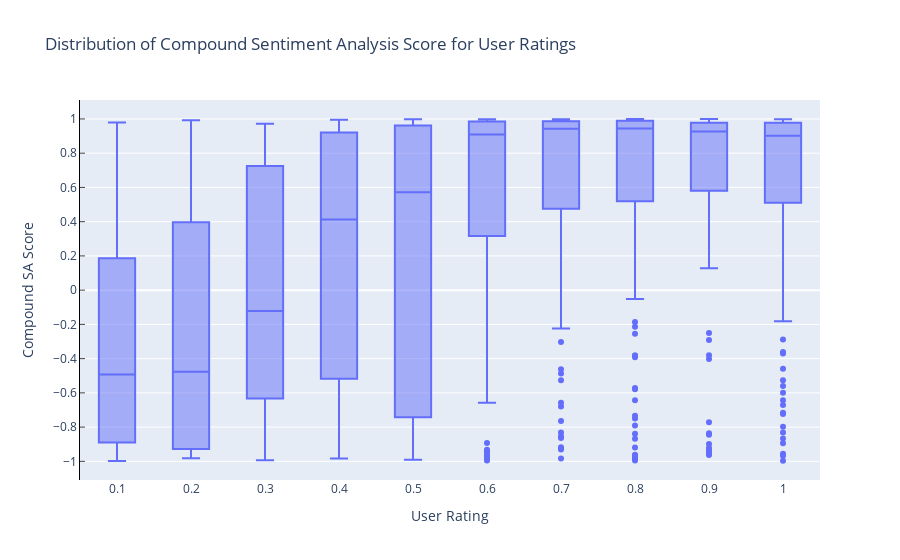

Here is the notebook cell this chart was saved with:
### Code cell
fig3 = px.box(Score_sample,x='Evaluated_User_Rating',y='Compound_Score',
              title='Distribution of Compound Sentiment Analysis Score for User Ratings')
fig3.update_xaxes(showticklabels=True,nticks=11,title_text='User Rating')
fig3.update_yaxes(showticklabels=True,nticks=12,ticks='inside',
                  showline=True, linecolor='black',
                  showgrid=True,title_text= 'Compound SA Score')
fig3.show()
py.plot(fig3, filename = 'Box dist of SA score per User ratings', auto_open=True)

### Figure 1 — Plotly figure (JSON) as saved in the notebook; plotly's stock layout.template omitted (floating-point values rounded to 4 significant figures; data arrays with more than 128 entries replaced by an {"elided": "..."} marker saying what was removed)
{"data": [{"alignmentgroup": "True", "hovertemplate": "Evaluated_User_Rating=%{x}<br>Compound_Score=%{y}<extra></extra>", "legendgroup": "", "marker": {"color": "#636efa"}, "name": "", "notched": false, "offsetgroup": "", "orientation": "v", "showlegend": false, "type": "box", "x": {"elided": "800 float values"}, "x0": " ", "xaxis": "x", "y": {"elided": "800 float values"}, "y0": " ", "yaxis": "y"}], "layout": {"boxmode": "group", "legend": {"tracegroupgap": 0}, "title": {"text": "Distribution of Compound Sentiment Analysis Score for User Ratings"}, "xaxis": {"anchor": "y", "domain": [0, 1], "nticks": 11, "showticklabels": true, "title": {"text": "User Rating"}}, "yaxis": {"anchor": "x", "domain": [0, 1], "linecolor": "black", "nticks": 12, "showgrid": true, "showline": true, "showticklabels": true, "ticks": "inside", "title": {"text": "Compound SA Score"}}}}
